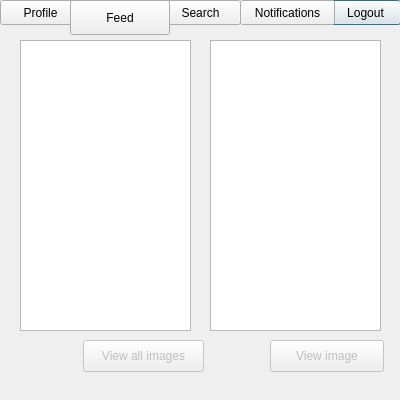
<?xml version="1.0" encoding="UTF-8"?>
<ui version="4.0">
 <class>Feed</class>
 <widget class="QDialog" name="Feed">
  <property name="geometry">
   <rect>
    <x>0</x>
    <y>0</y>
    <width>400</width>
    <height>400</height>
   </rect>
  </property>
  <property name="windowTitle">
   <string>Dialog</string>
  </property>
  <widget class="QPushButton" name="logout_btn">
   <property name="geometry">
    <rect>
     <x>330</x>
     <y>0</y>
     <width>71</width>
     <height>25</height>
    </rect>
   </property>
   <property name="text">
    <string>Logout</string>
   </property>
  </widget>
  <widget class="QPushButton" name="feed_btn">
   <property name="geometry">
    <rect>
     <x>70</x>
     <y>0</y>
     <width>100</width>
     <height>35</height>
    </rect>
   </property>
   <property name="text">
    <string>Feed</string>
   </property>
  </widget>
  <widget class="QPushButton" name="notifications_bttn">
   <property name="geometry">
    <rect>
     <x>240</x>
     <y>0</y>
     <width>95</width>
     <height>25</height>
    </rect>
   </property>
   <property name="text">
    <string>Notifications</string>
   </property>
  </widget>
  <widget class="QListWidget" name="listWidget_users_images">
   <property name="geometry">
    <rect>
     <x>210</x>
     <y>40</y>
     <width>171</width>
     <height>291</height>
    </rect>
   </property>
  </widget>
  <widget class="QPushButton" name="pushButton_view_2">
   <property name="enabled">
    <bool>false</bool>
   </property>
   <property name="geometry">
    <rect>
     <x>270</x>
     <y>340</y>
     <width>114</width>
     <height>32</height>
    </rect>
   </property>
   <property name="text">
    <string>View image</string>
   </property>
  </widget>
  <widget class="QListWidget" name="listWidget_users">
   <property name="geometry">
    <rect>
     <x>20</x>
     <y>40</y>
     <width>171</width>
     <height>291</height>
    </rect>
   </property>
  </widget>
  <widget class="QPushButton" name="profile_btn">
   <property name="geometry">
    <rect>
     <x>0</x>
     <y>0</y>
     <width>81</width>
     <height>25</height>
    </rect>
   </property>
   <property name="text">
    <string>Profile</string>
   </property>
  </widget>
  <widget class="QPushButton" name="pushButton_view">
   <property name="enabled">
    <bool>false</bool>
   </property>
   <property name="geometry">
    <rect>
     <x>83</x>
     <y>340</y>
     <width>121</width>
     <height>32</height>
    </rect>
   </property>
   <property name="text">
    <string>View all images</string>
   </property>
  </widget>
  <widget class="QLabel" name="label_red_mark">
   <property name="geometry">
    <rect>
     <x>320</x>
     <y>0</y>
     <width>15</width>
     <height>15</height>
    </rect>
   </property>
   <property name="text">
    <string/>
   </property>
  </widget>
  <widget class="QPushButton" name="search_btn">
   <property name="geometry">
    <rect>
     <x>160</x>
     <y>0</y>
     <width>81</width>
     <height>25</height>
    </rect>
   </property>
   <property name="text">
    <string>Search</string>
   </property>
  </widget>
  <zorder>logout_btn</zorder>
  <zorder>listWidget_users_images</zorder>
  <zorder>pushButton_view_2</zorder>
  <zorder>listWidget_users</zorder>
  <zorder>profile_btn</zorder>
  <zorder>pushButton_view</zorder>
  <zorder>search_btn</zorder>
  <zorder>feed_btn</zorder>
  <zorder>notifications_bttn</zorder>
  <zorder>label_red_mark</zorder>
 </widget>
 <resources/>
 <connections/>
</ui>
